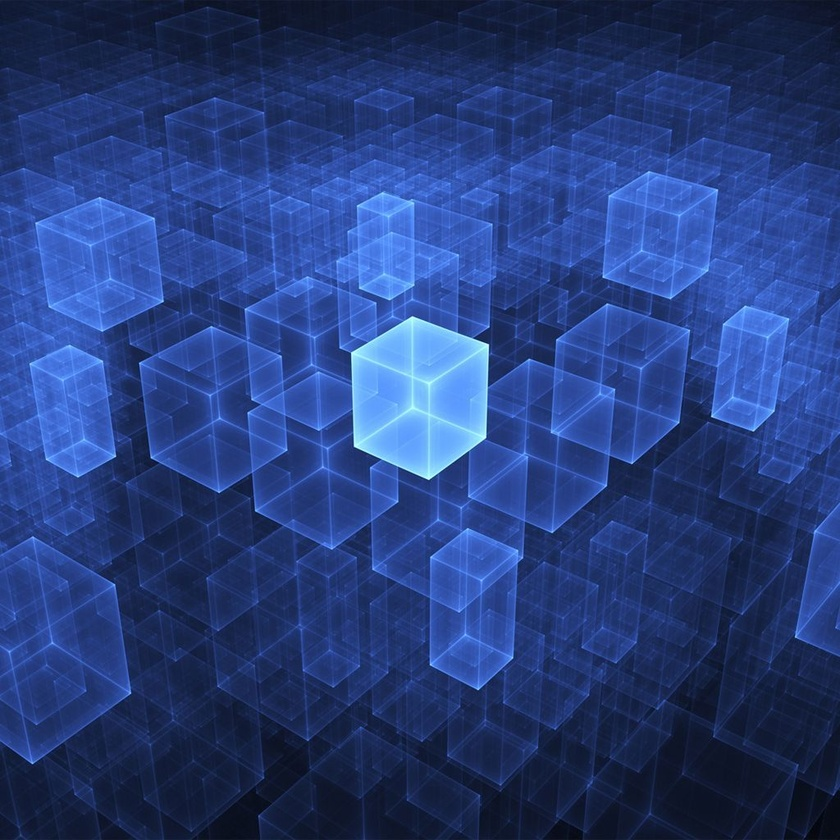
#> input picture imgStuff/imgObjects/3.jpg, 840 x 840 px, shrunk from 1024 x 1024 before the run
$ python imgHisto.py
#> lines starting #> are read from the running program, lines starting #| are printed output that depends on the picture
import numpy as np
from PIL import Image
import matplotlib.pyplot as plt
from collections import Counter

img = Image.open('imgObjects/3.jpg').convert('L')
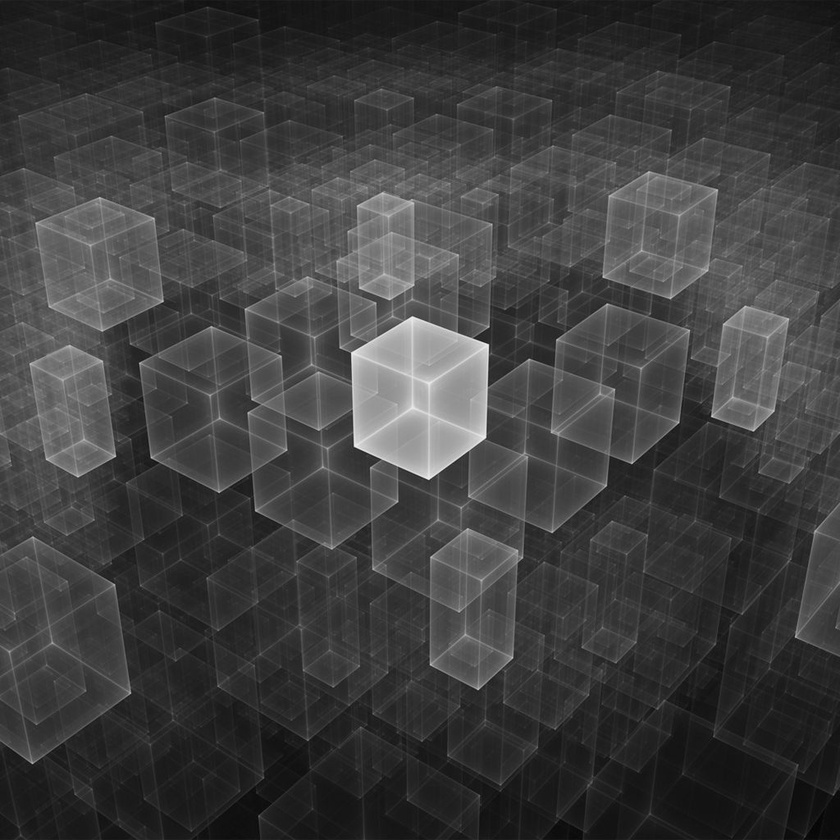
#> img: PIL image 840x840 L; min 3, max 241, mean 62.4
imgAr = np.array(img)
pixelAr = imgAr.flatten()
d =  dict(Counter(pixelAr))
#> d = 237 items

print(d)
#> (printed output is left out)

plt.hist(pixelAr, 255)
plt.xlim([0, 255])
plt.show(block=False)
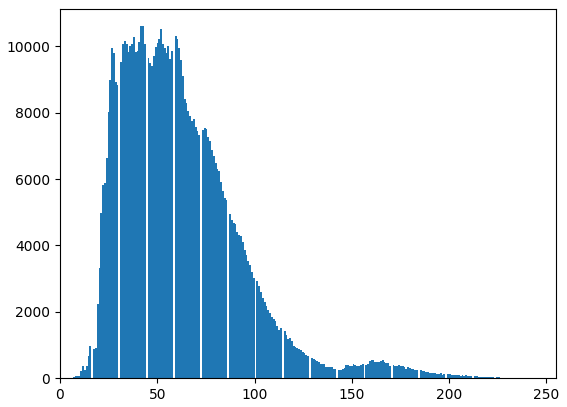
#> figure drawn by matplotlib, 1 panel; tallest bar 10606 high, from x = 42.2 to 43.13

pxl = list(d.keys())
#> pxl = 237 values, max 241 at index 223, min 3 at index 236, mean 121
pxl.sort()
freq = [d[x] for x in pxl]
#> freq = 237 values, max 10606 at index 40, min 1 at index 235, mean 2977.2
print(freq)
#> (printed output is left out)
plt.plot(freq)
plt.show()
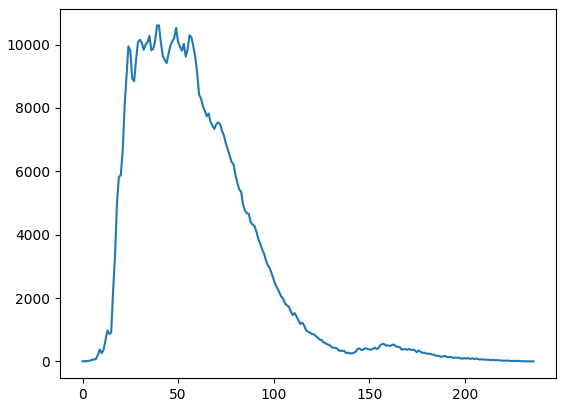
#> figure drawn by matplotlib, 1 panel; curve peaks at x = 40, y = 10606

$ run again, with imgStuff/imgObjects/1.jpg copied over imgStuff/imgObjects/3.jpg
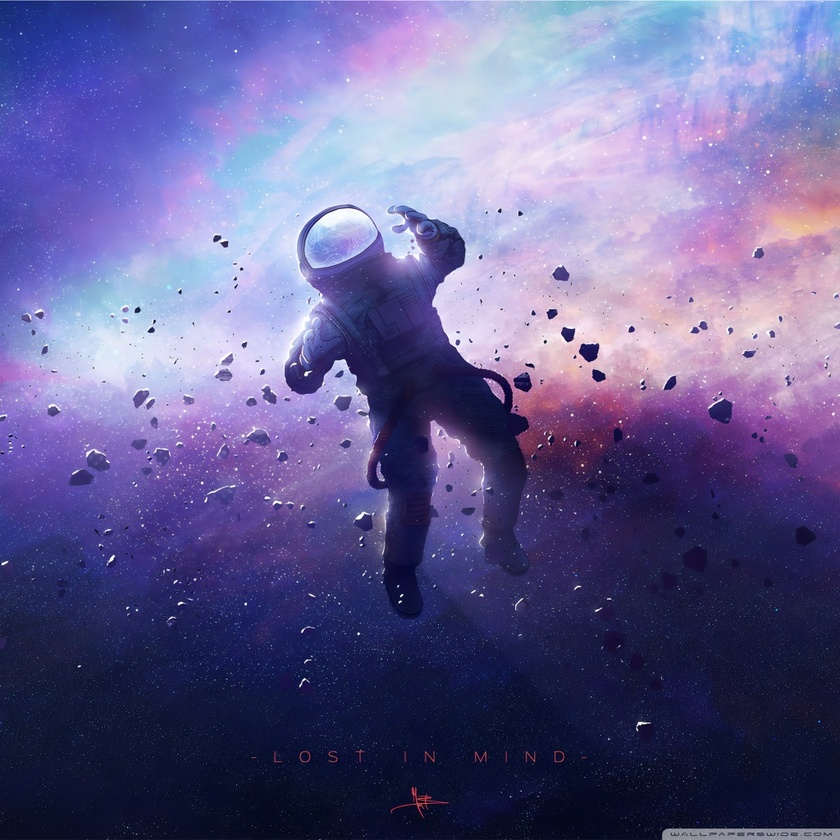
#> input picture imgStuff/imgObjects/1.jpg, 840 x 840 px, shrunk from 1024 x 1024 before the run
#> `img = Image.open('imgObjects/3.jpg').convert('L')`:
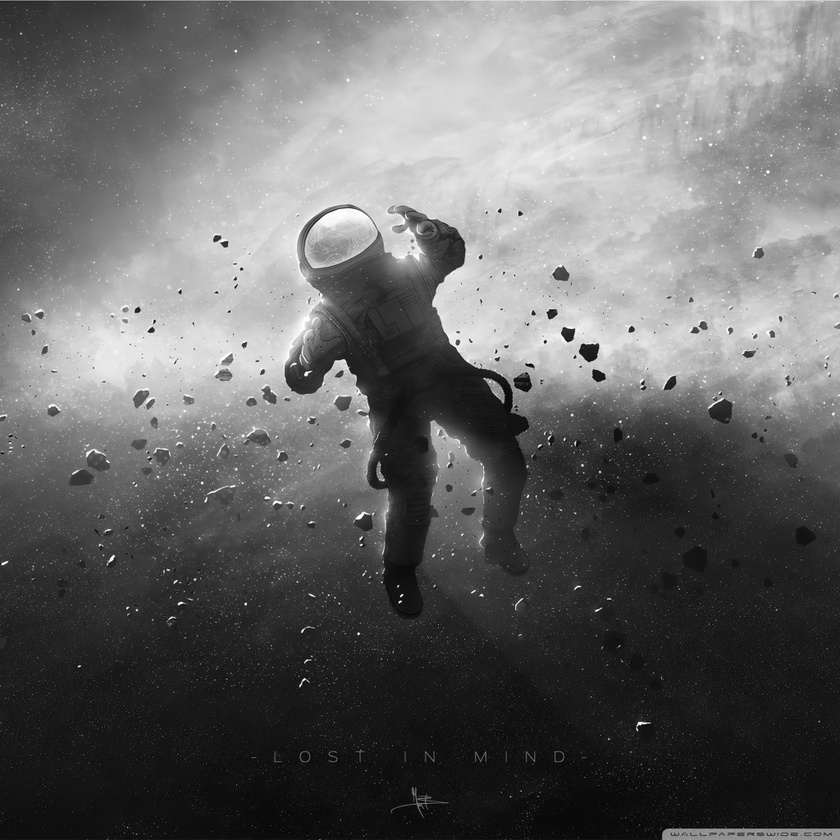
#> img: PIL image 840x840 L; min 2, max 255, mean 102.4
#> d = 254 items
#> (printed output is left out)
#> pxl = 254 values, max 255 at index 223, min 2 at index 253, mean 128.5
#> freq = 254 values, max 10290 at index 19, min 7 at index 253, mean 2778
#> (printed output is left out)
#> `plt.show()`:
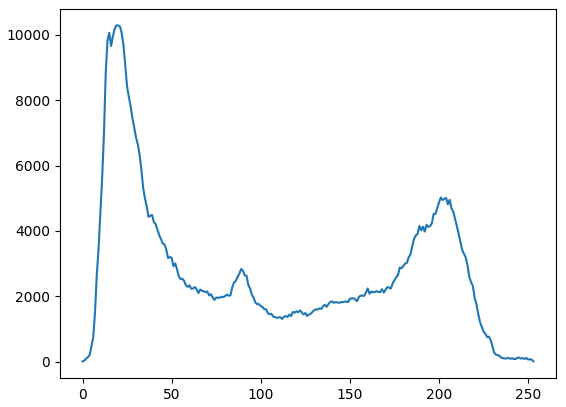
#> figure drawn by matplotlib, 1 panel; curve peaks at x = 19, y = 10290

$ run again, with imgStuff/imgObjects/2.jpg copied over imgStuff/imgObjects/3.jpg
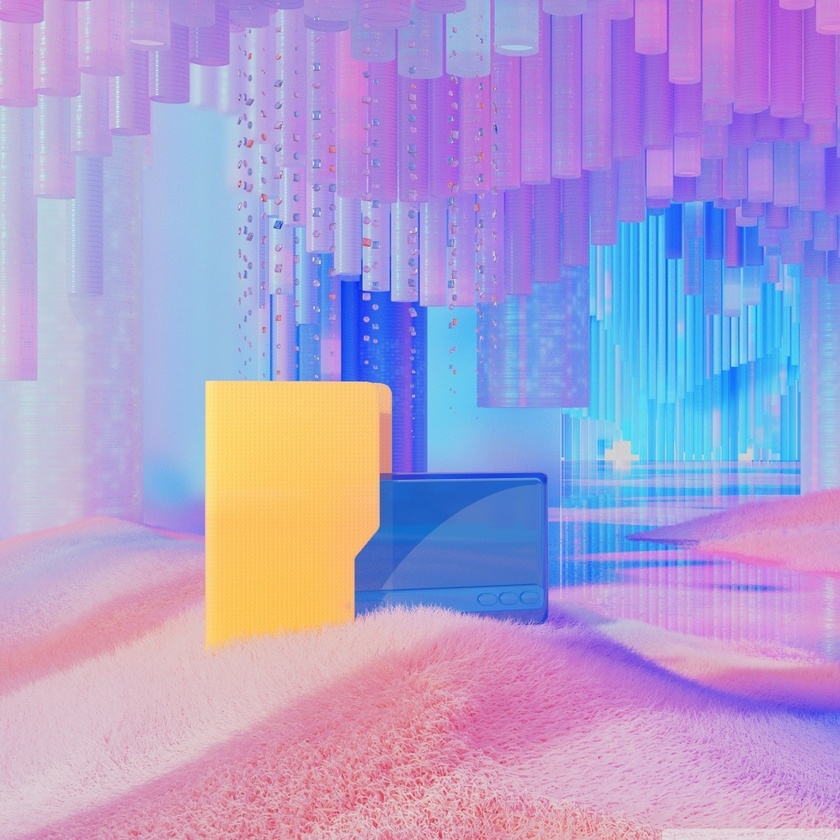
#> input picture imgStuff/imgObjects/2.jpg, 840 x 840 px, shrunk from 1024 x 1024 before the run
#> `img = Image.open('imgObjects/3.jpg').convert('L')`:
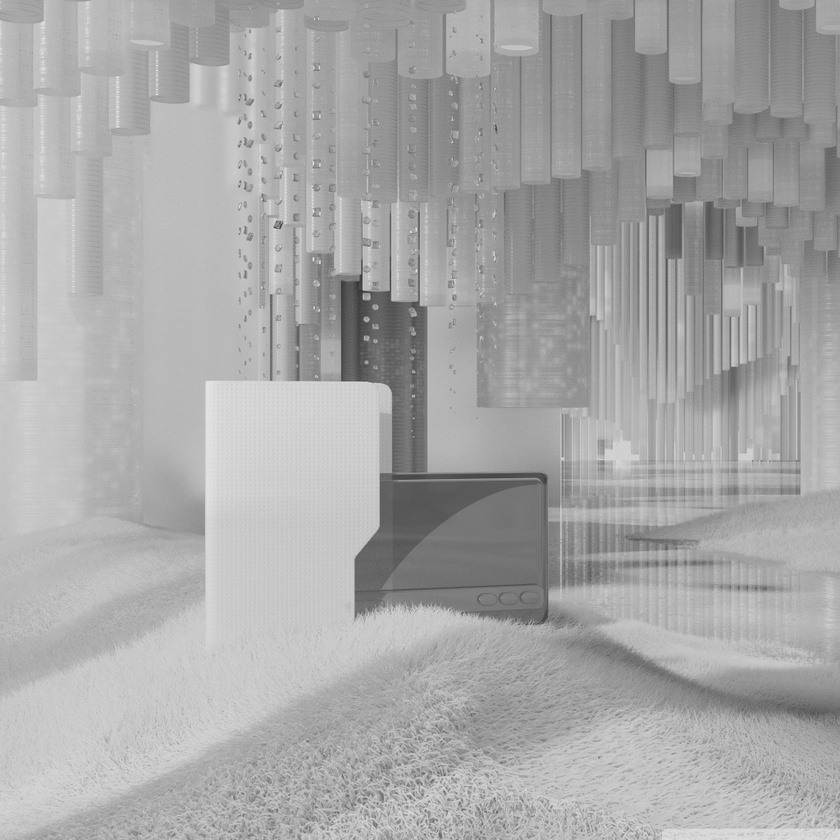
#> img: PIL image 840x840 L; min 49, max 232, mean 168
#> d = 180 items
#> (printed output is left out)
#> pxl = 180 values, max 232 at index 129, min 49 at index 174, mean 141.5
#> freq = 180 values, max 13824 at index 133, min 1 at index 0, mean 3920
#> (printed output is left out)
#> `plt.show()`:
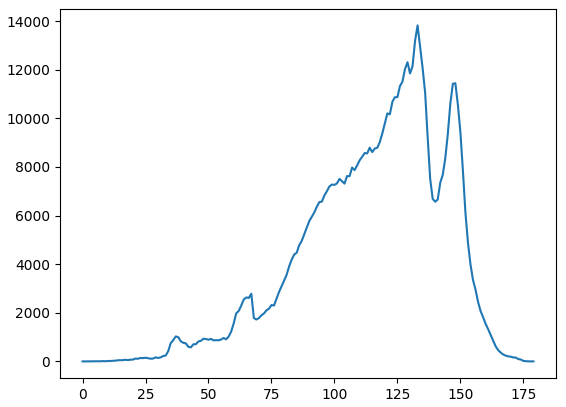
#> figure drawn by matplotlib, 1 panel; curve peaks at x = 133, y = 13824

$ run again, with imgStuff/imgObjects/4.jpg copied over imgStuff/imgObjects/3.jpg
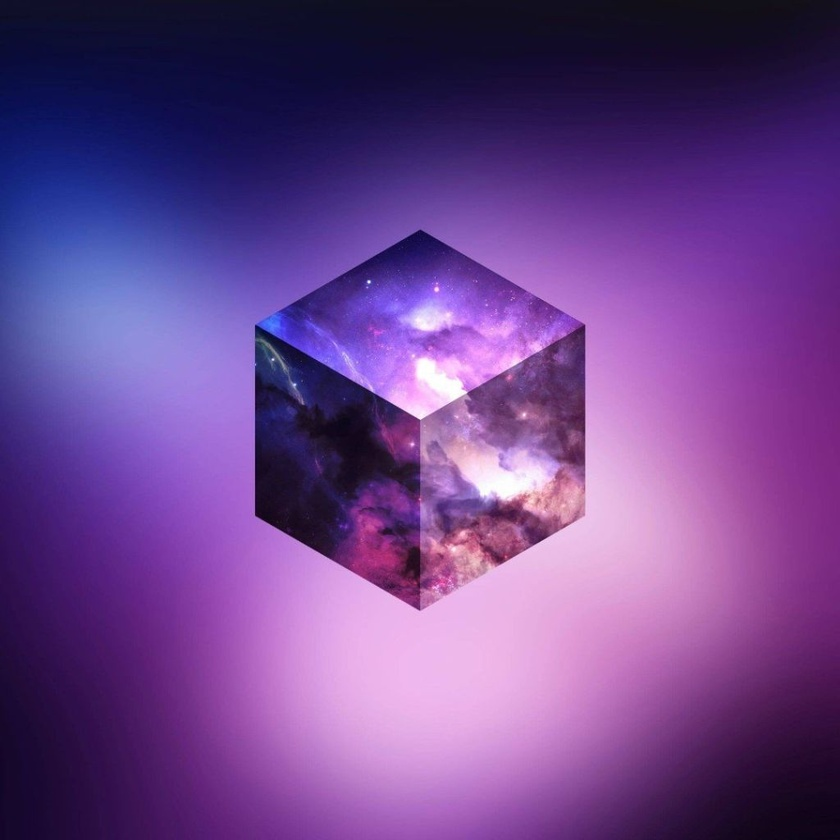
#> input picture imgStuff/imgObjects/4.jpg, 840 x 840 px, shrunk from 1024 x 1024 before the run
#> `img = Image.open('imgObjects/3.jpg').convert('L')`:
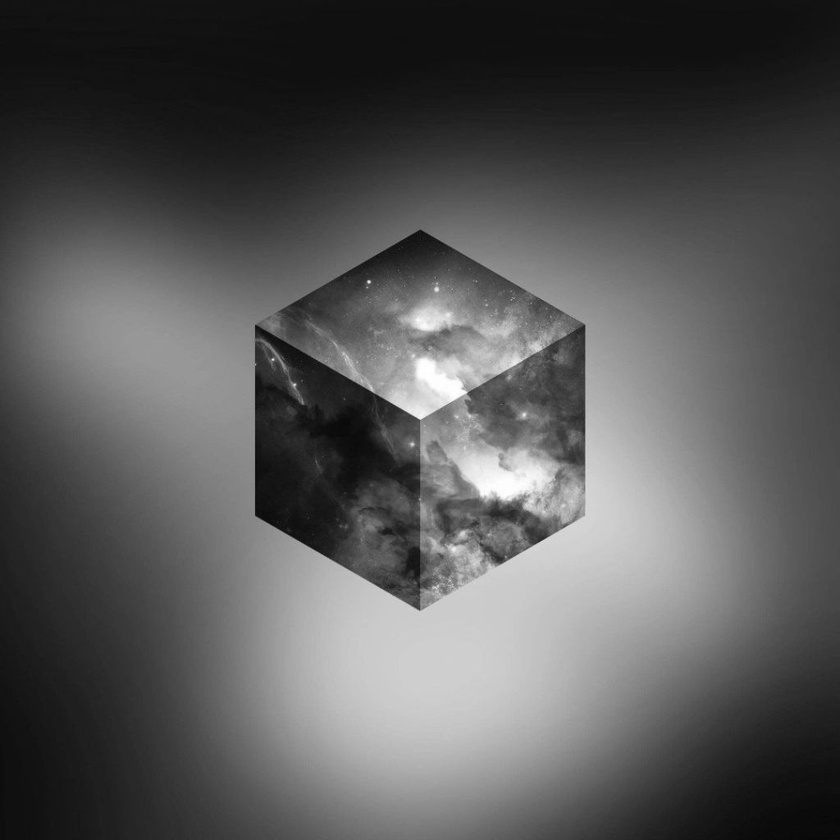
#> img: PIL image 840x840 L; min 6, max 255, mean 87.9
#> d = 250 items
#> (printed output is left out)
#> pxl = 250 values, max 255 at index 245, min 6 at index 249, mean 130.5
#> freq = 250 values, max 33648 at index 10, min 2 at index 0, mean 2822.4
#> (printed output is left out)
#> `plt.show()`:
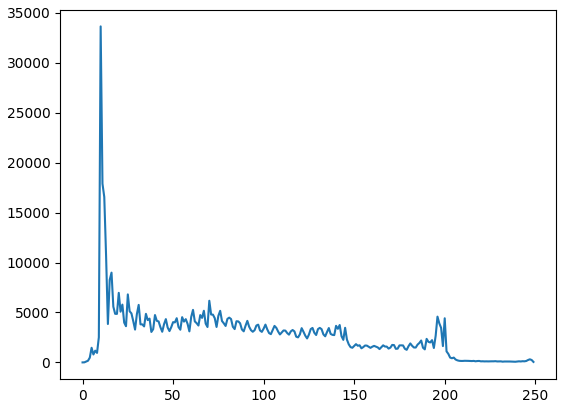
#> figure drawn by matplotlib, 1 panel; curve peaks at x = 10, y = 33648
